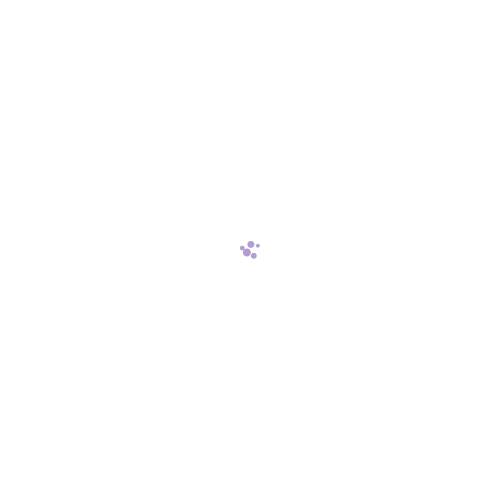
Frame 1 (no input)
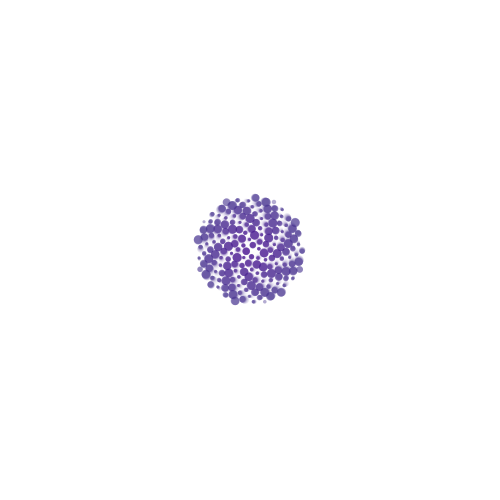
Frame 60 (the mouse pressed at the canvas centre just before this capture)
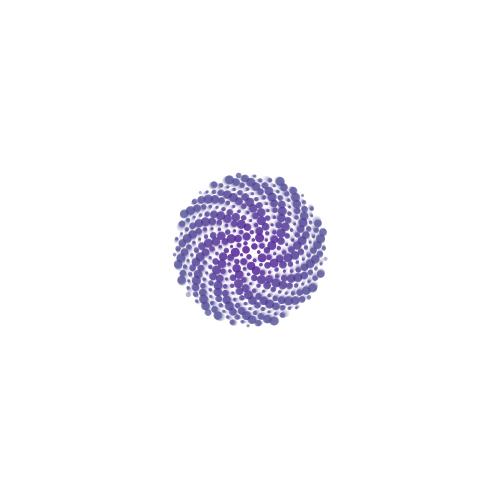
Frame 120 (the mouse held since frame 60 and released just before this capture)

The Processing sketch that drew these frames (run headless with seeded random() and noise(); from frame 60 on, the mouse is pressed at the canvas centre):

// Processing sketch: processing_144157
// ── processing_144157.pde

//Kevin Gutowski
//Friday April 11 2014
//A study of the golden ratio

int c = 16;
float t = 1;
int nprime = 1;

void setup() {
  size(500,500);  
  background(255);
  noStroke();
 
}

void draw() {
  t = pow(t,1.00001) + .1;
  nprime++;
  translate(width/2,height/2);
  rotate(PI*sin(t/50));
  fill(255,255,255,50);
  rect(-width/2,-height/2,width,height);

  circles();
}

void circles() {
  
  for (int n = 1; n < nprime*3; n++) {;
    float r = c*sqrt(n);
    float radius = 3;
    float theta = n*PI*(3-sqrt(5));
    fill(62,map(r/2,1,width,0,200),138,100);
    float pulse = pow(sin(t*PI/3-n*PI/8),1);
    ellipse(r*cos(theta)/4,r*sin(theta)/4,pulse*radius+6,pulse*radius+6);

  }
}
